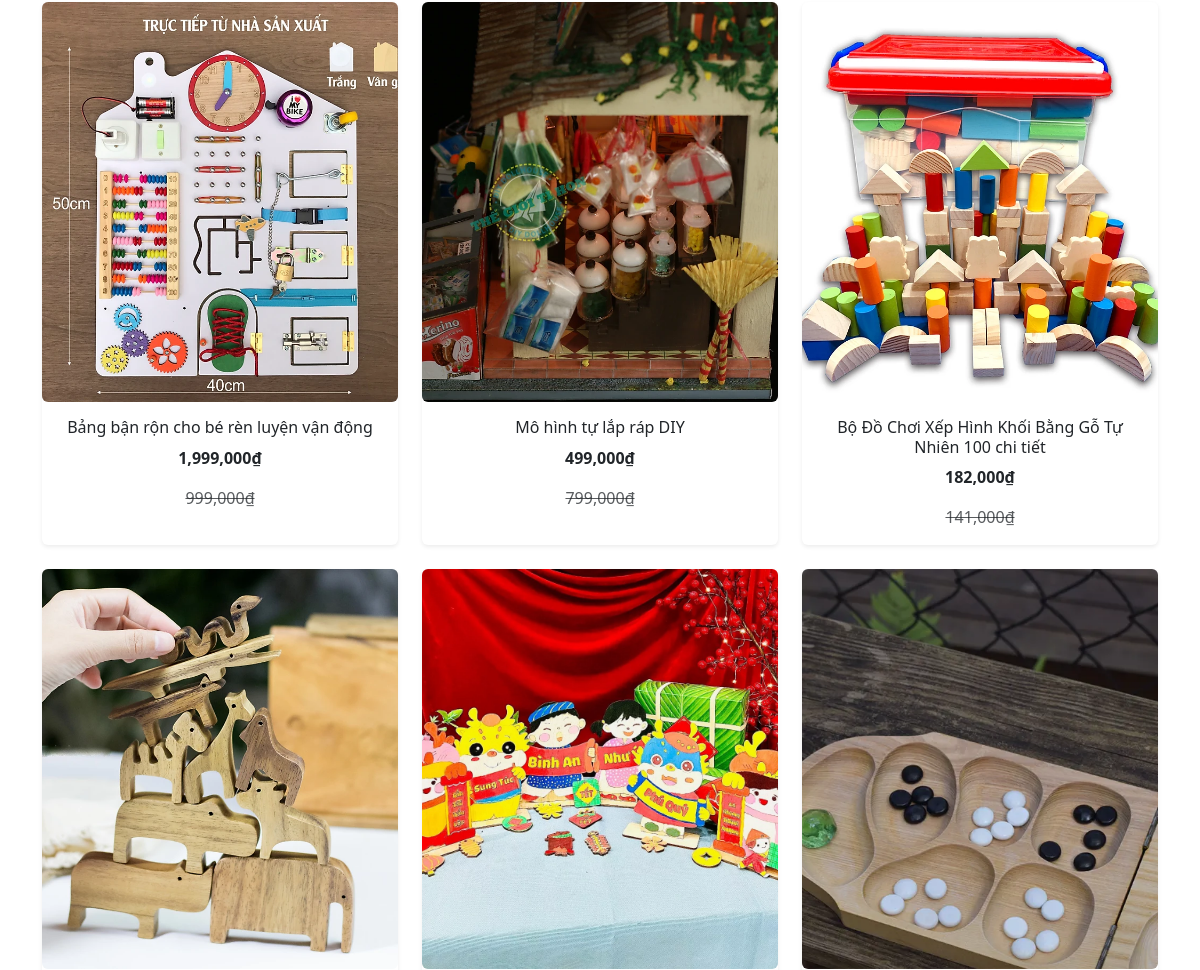
/product (middle part), run on an earlier commit of the app's database.
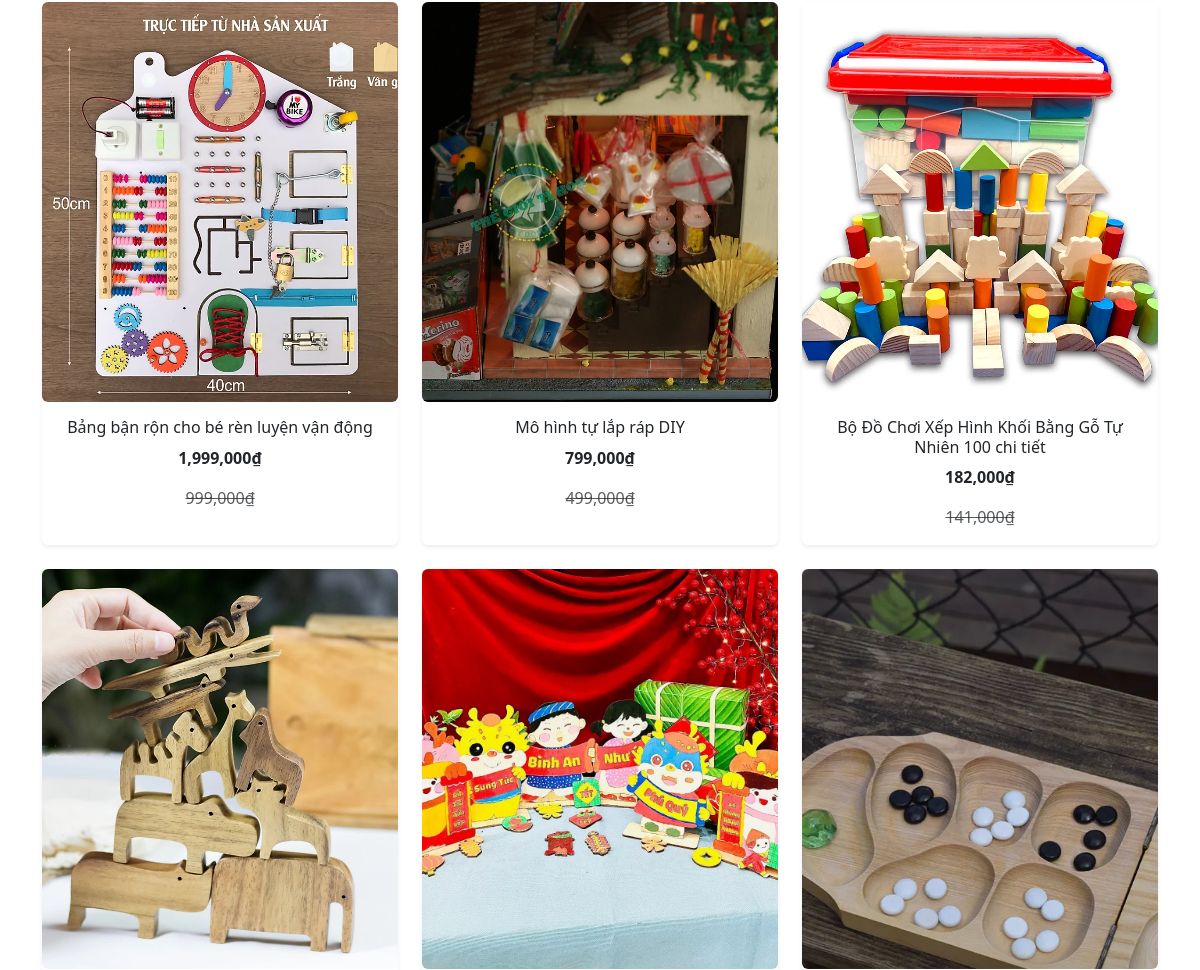
And on a later commit of the database.
### src/models.py (models this page shows, shortened)
class Product(models.Model):
    name = models.CharField(max_length=100)
    objects_used = models.TextField( default='')
    description = models.TextField( default='')
    product_uses = models.TextField( default='')
    price = models.IntegerField()
    sale_price = models.IntegerField()
    image1 = models.ImageField(upload_to='products/', default='products/default.jpg')
    image2 = models.ImageField(upload_to='products/', default='products/default.jpg')
    image3 = models.ImageField(upload_to='products/', default='products/default.jpg')
    image4 = models.ImageField(upload_to='products/', default= 'products/default.jpg')
    rating = models.FloatField(default=0)
    rating_count = models.IntegerField(default=0)
    created_at = models.DateTimeField(auto_now_add=True)

### src/views.py (the view)
# urls.py: path('product', views.products, name='products'),
def products(request):
    products = list(Product.objects.all())
    for product in products:
        product.price = "{:,}".format(product.price)
        product.sale_price = "{:,}".format(product.sale_price)
    paginator = Paginator(products, 9)
    page = request.GET.get('page',1)
    products = paginator.get_page(page)
    print('Products:', products)
    return render(request, 'src/products.html', {'products': products})

### src/templates/src/products.html (shortened to what this page needs)
{% extends "base.html" %}
{% block content %}
{% include "navbar.html" %}
<div class="container my-4">
    <div class="row">
        {% for product in products %}
        <div class="col-md-4 mb-4">
            <a href="{% url 'product' product.name|slugify product.pk %}" class="text-decoration-none">
            <div class="card h-100 text-center border-0 shadow-sm">
                <img src="/media/{{ product.image1 }}" class="card-img-top img-fluid rounded mx-auto d-block"
                     alt="{{ product.name }}" style="height: 400px; object-fit: cover; width: 100%;">
                <div class="card-body">
                    <h6 class="card-title">{{ product.name }}</h6>
                    <p class="card-text fw-bold">{{ product.price }}₫</p>
                    {% if product.sale_price != '0' %}
                    <p class="card-text text-muted"><del>{{ product.sale_price }}₫</del></p>
                    {% endif %}
                </div>
            </div>
            </a>
        </div>
        {% endfor %}
    </div>
</div>
{% include "footer.html" %}
{% endblock %}

What changed in the data, as far as the page shows it:
changed Product "Mô hình tự lắp ráp DIY": price "499,000" → "799,000"; sale_price "799,000" → "499,000"
